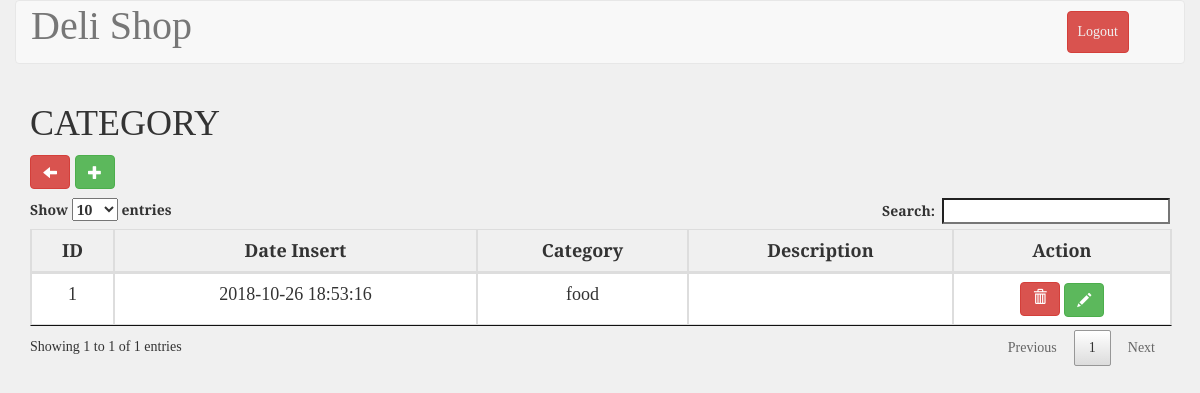
The app's page /kategori.php (signed in), older data.
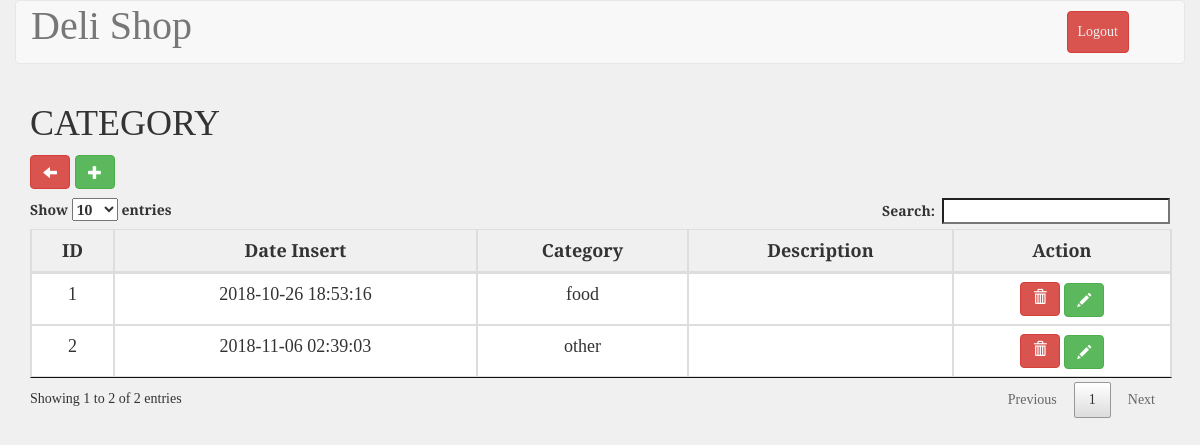
The same page, newer data.
### tables this page shows
CREATE TABLE `tb_kategori` (
  `id` int(11) NOT NULL AUTO_INCREMENT,
  `date_insert` datetime NOT NULL,
  `nm_kategori` varchar(100) NOT NULL,
  `description` text NOT NULL,
  PRIMARY KEY (`id`)
);

### kategori.php (the view, shortened to what this page needs)
<!DOCTYPE html>
<html>
<?php
include_once 'koneksi.php';
$category = mysqli_query($conn, "SELECT * FROM tb_kategori");
?>
    <?php include("./templates/header.php"); ?>
	<link rel="stylesheet" type="text/css" href="./css/stockStyle.css">
	<body>
        <div class="container-fluid" style="">
            <div class="row">
                <div class="col-md-12 header">
                    <nav class="navbar navbar-default" role="navigation">
                        <div class="container-fluid">
                            <div class="navbar-header">
                                <a class="navbar-brand" style="font-size: 40px;" href="#">Deli Shop</a>
                            </div>
                            <div class="collapse navbar-collapse navbar-ex1-collapse">
                                <ul class="nav navbar-nav navbar-right">
                                    <li><a type="button" class="btn btn-danger" style="margin: 10px; padding: 10px;" href="logout.php">Logout</a></li>
                                    <li><a href=""> </a></li>
                                </ul>
                            </div>
                        </div>
                    </nav>
                </div>
            </div>
        </div>
        <div class="container">
            <div class="row">
                <div class="col-md-12" id="mytable">
                <table id="example" class="table table-bordered" style="width: 100%;">
                    <h1>CATEGORY</h1>
                    <a href="administrator.php" style="margin:0 5px 10px 0" type="button" class="btn btn-danger glyphicon glyphicon-arrow-left" ></a>
                    <button class="btn btn-success glyphicon glyphicon-plus" style="margin-bottom:10px" data-toggle="modal" data-target="#exampleModal"></button>
                    <thead>
                        <tr>
                            <th>ID</th>
                            <th>Date Insert</th>
                            <th>Category</th>
                            <th>Description</th>
                            <th>Action</th>
                        </tr>
                    </thead>
                    <tbody>
                        <?php
                        if(count($category)>0)
                        {
                            $no=1;
                            foreach ($category as $data) {?>
                            <tr>
                                <td><?php echo $no ?></td>
                                <td><?php echo $data["date_insert"];?></td>
                                <td><?php echo $data["nm_kategori"];?></td>
                                <td><?php echo $data["description"];?></td>
                                <td>
                                    <button class="btn btn-danger deleteCategory" id="<?php echo $data['id']; ?>"><span class="glyphicon glyphicon-trash"></span></button>
                                    <a type="button" class="btn btn-success glyphicon glyphicon-pencil" href="edit_kategori.php?id=<?php echo $data['id']?>"></a>
                                </td>
                            </tr>
                            <?php
                            $no++;
                            }
                        }
                        ?>
                    </tbody>
                </table>
            </div>
        </div>
	</body>
</html>

Row changes from the older to the newer data that the page shows:
added tb_kategori: date_insert "2018-11-06 02:39:03", nm_kategori "other"
Text that changed along with them:
text written by a page script: "Show entries Search: Showing 1 to 1 of 1 entries Previous 1 Next" → "Show entries Search: Showing 1 to 2 of 2 entries Previous 1 Next"
